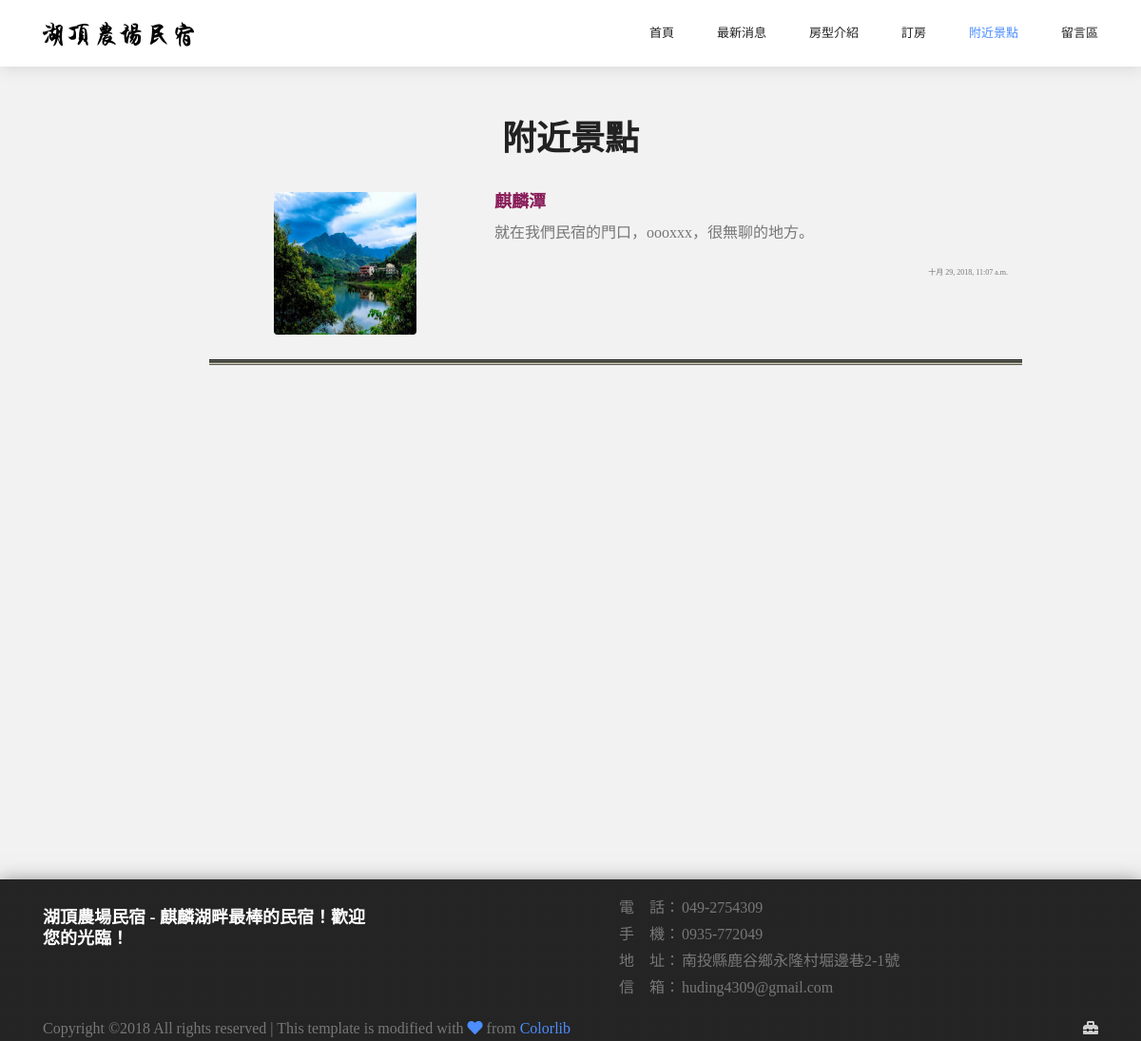
Before: /nearby with the older database file.
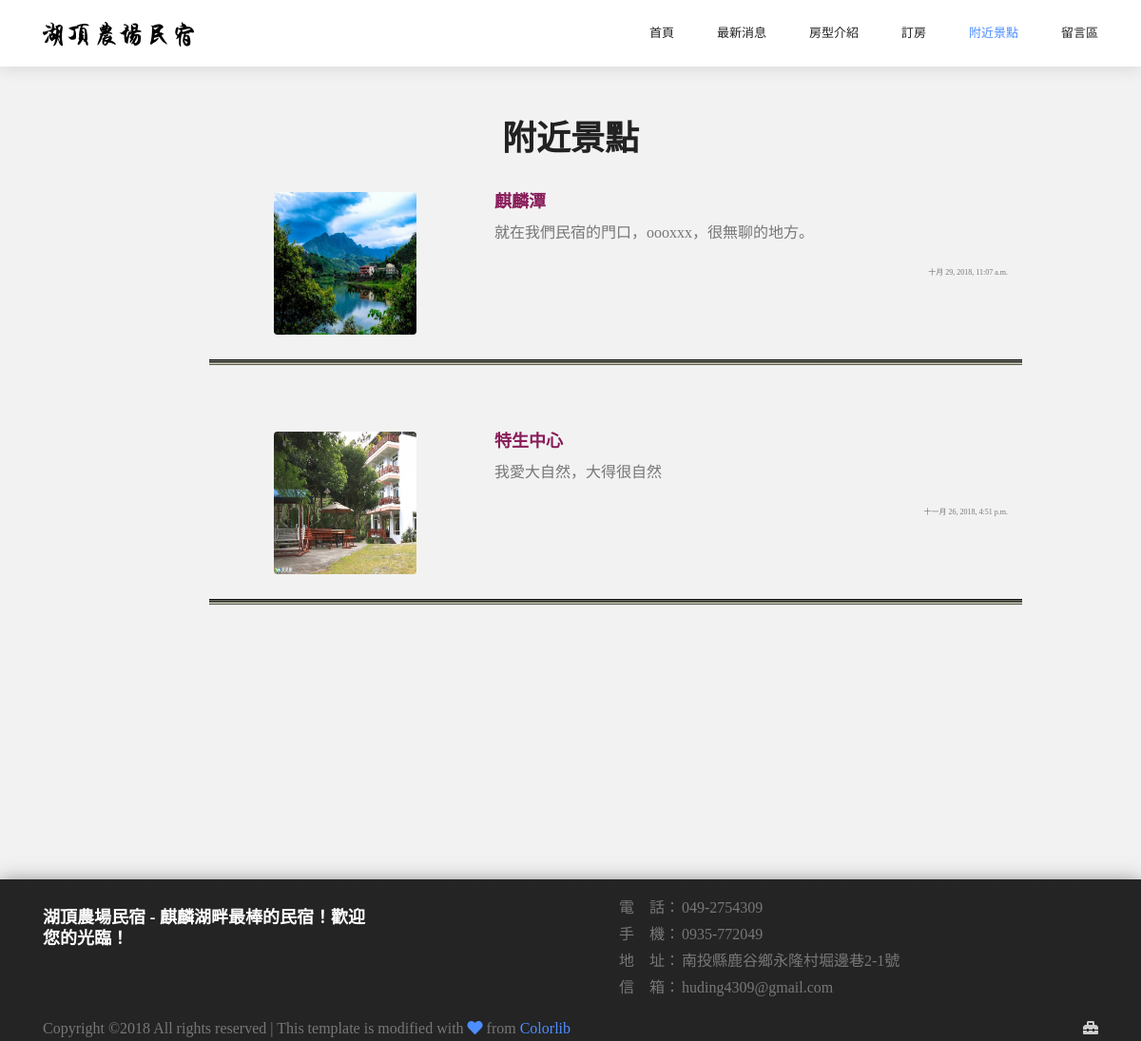
After: the same page with the newer database file.
### mysite/models.py (models this page shows)
class nearby_dashboard(models.Model):
    class Meta:
        verbose_name = '附近景點'
        verbose_name_plural = '附近景點'
    nearby_title = models.CharField(max_length=30, verbose_name='標題')
    nearby_content = models.TextField(verbose_name='內容')
    nearby_thumbnail = models.FileField(verbose_name='縮圖')
    nearby_upload_time = models.DateTimeField(auto_now=True, verbose_name='發布時間')

### mysite/views.py (the view)
# urls.py: path('nearby', views.nearby, name='nearby'),
def nearby(request):
    nearby = True
    all_nearby = models.nearby_dashboard.objects.all()
    return HttpResponse(render(request, '../templates/nearby.html', locals()))

### templates/nearby.html
{% extends "base.html" %}
{% block content %}
	<div class='container'>
	<h1 align=center>附近景點</h1>
	{% for nearby in all_nearby %}
	<br>
	<div class='row'>
	  <div class='col-sm-2'>
	  </div>
		<div class='col-sm-3'>
		<img src="{{ nearby.nearby_thumbnail.url }}" class="rounded mx-auto d-block" width=150 height=150>
		</div>
		<div class='col-sm-6'>
		<h4 align='left'>{{ nearby.nearby_title}}</h4>
		  <p>{{ nearby.nearby_content }}</p>
		<p style="font-size: 8px" align='right'>{{ nearby.nearby_upload_time }}</p>
		</div>
	</div>
	<br>
	<div class='row'><div class="new_line col-md-9 offset-md-2"></div></div>
	{% endfor %}
	</div>
	{% endblock %}

### templates/base.html (shortened to what this page needs)
<!DOCTYPE html>
<html>
<head>
	<link rel="stylesheet" href="https://stackpath.bootstrapcdn.com/bootstrap/4.1.2/css/bootstrap.min.css">
	<link rel="stylesheet" href="https://use.fontawesome.com/releases/v5.5.0/css/all.css">
	{% load static %}
	<link rel="stylesheet" href="{% static 'vendors/linericon/style.css' %}">
	<link rel="stylesheet" href="{% static 'vendors/owl-carousel/owl.carousel.min.css' %}">
	<link rel="stylesheet" href="{% static 'vendors/lightbox/simpleLightbox.css' %}">
	<link rel="stylesheet" href="{% static 'vendors/nice-select/css/nice-select.css' %}">
	<link rel="stylesheet" href="{% static 'vendors/animate-css/animate.css' %}">
	<link rel="stylesheet" href="{% static 'vendors/popup/magnific-popup.css' %}">
	<link rel="stylesheet" href="{% static 'css/style.css' %}">
	<link rel="stylesheet" href="{% static 'css/responsive.css' %}">
</head>
<body style="background-color: #f2f2f2;">
	<section style="min-height:100vh;">
	{% include "header.html" %}
	{% block content %} {% endblock %}
	</section>
	{% include "footer.html" %}
</body>
</html>

### templates/header.html (shortened to what this page needs)
{% load static %}
<header class="header_area navbar_fixed">
<div class="main_menu">
    <nav class="navbar navbar-expand-lg navbar-light">
      <div class="container">
        <a class="navbar-brand logo_h" href="/"><img src="{% static 'title_text.png' %}" alt=""></a>
        <div class="collapse navbar-collapse offset" id="navbarSupportedContent">
          <ul class="nav navbar-nav menu_nav ml-auto">
            <li class="nav-item {% if home %}active{% endif %}"><a class="nav-link" href="/">首頁</a></li>
            <li class="nav-item {% if news %}active{% endif %}"><a class="nav-link" href="/news">最新消息</a></li>
            <li class="nav-item submenu dropdown {% if roomtype %}active{% endif %}">
                <a href="#" class="nav-link dropdown-toggle" data-toggle="dropdown" role="button" aria-haspopup="true"
                aria-expanded="false">房型介紹</a>
            </li>
            <li class="nav-item submenu dropdown {% if booking %}active{% endif %}">
              <a href="#" class="nav-link dropdown-toggle" data-toggle="dropdown" role="button" aria-haspopup="true"
               aria-expanded="false">訂房</a>
            </li>
            <li class="nav-item {% if nearby %}active{% endif %}"><a class="nav-link" href="/nearby">附近景點</a></li>
            <li class="nav-item {% if message_area %}active{% endif %}"><a class="nav-link" href="/message_area">留言區</a></li>
          </ul>
        </div>
      </div>
    </nav>
  </div>
</header>

### templates/footer.html (shortened to what this page needs)
{% load static %}
<div class="footer-area">
    <div class="container">
        <div class="row align-items-center">
            <div class="col-lg-4">
                <div class="single-footer-widget" >
                    <h6>
                        湖頂農場民宿 - 麒麟湖畔最棒的民宿！歡迎您的光臨！
                    </h6>
                </div>
            </div>
            <div class="col-lg-8">
                <div class="single-footer-widget" style="padding-top: 2vh;">
                    <div class="row rwd_text">
                        <table>
                            <tr>
                                <td>電　話：</td>
                                <td>049-2754309</td>
                            </tr>
                            <tr>
                                <td>手　機：</td>
                                <td>0935-772049</td>
                            </tr>
                            <tr>
                                <td>地　址：</td>
                                <td>南投縣鹿谷鄉永隆村堀邊巷2-1號</td>
                            </tr>
                            <tr>
                                <td>信　箱：</td>
                                <td>huding4309@gmail.com</td>
                            </tr>
                        </table>
                    </div>
                </div>
            </div>
        </div>
        <div class="d-flex justify-content-between align-items-center flex-wrap" style="padding-top:2vh">
            <div>
                <p class="footer-text m-0">
Copyright &copy;<script>document.write(new Date().getFullYear());</script> All rights reserved | This template is modified with <i class="fas fa-heart" aria-hidden="true"></i> from <a href="https://colorlib.com" target="_blank">Colorlib</a>
</p>
            </div>
            <div class="footer-social d-flex align-items-center">
					<a href="/admin" title="後台入口" target="_blank"><i class="fas fa-toolbox"></i></a>
			</div>
        </div>
    </div>
    </div>

### templates/base.html (style rules this page uses)
* { font-family: 'Noto Sans TC'; }
h4 { color: #881c59; }
.new_line { background: url(static/line.png); background-repeat: repeat-x; padding-bottom: 50px; width: 80vw; }

### templates/footer.html (style rules this page uses)
.rwd_text { font-size: 100%; padding-left:20vw; }

Changed rows visible on the page:
added nearby_dashboard: nearby_thumbnail (picture), nearby_title "特生中心", nearby_content "我愛大自然，大得很自然", nearby_upload_time "十一月 26, 2018, 4:51 p.m."
